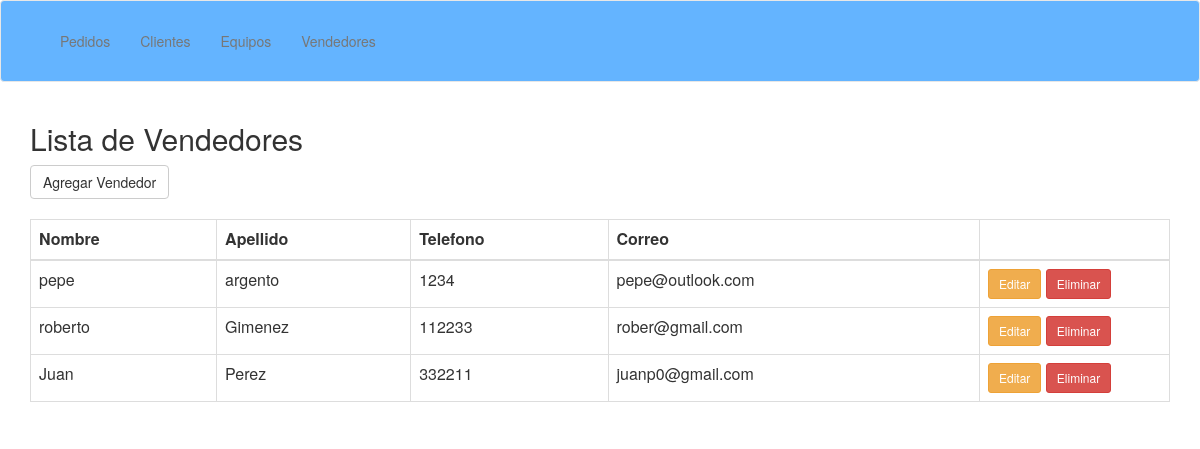
Screenshot of /vendedores.php with the database file from the repository.
### tables this page shows
CREATE TABLE `vendedores` (
  `id_part` int(11) NOT NULL,
  `nombre_part` varchar(100) NOT NULL,
  `ape_part` varchar(100) NOT NULL,
  `telefono_part` varchar(100) NOT NULL,
  `correo_part` varchar(100) NOT NULL
);

### vendedores.php (the view, shortened to what this page needs)
<html>
	<head>
		<link rel="stylesheet" type="text/css" href="bootstrap/css/bootstrap.min.css">
    <link rel="stylesheet" type="text/css" href="css/custom.css">
	</head>
	<?php
  include "php/navbar.php";
  ?>
<body style="background-color:#FFFFFF;">
<div class="container">
<div class="row">
<div class="col-md-12">
		<h2>Lista de Vendedores</h2>
<a data-toggle="modal" href="#myModal" class="btn btn-default">Agregar Vendedor</a>
<br> <br>
<?php
$sql1= "select * from vendedores where id_part!=0";
$query = $con->query($sql1);
?>
<?php if($query->num_rows>0):?>
<table class="table table-bordered table-hover">
<thead>
  <th>Nombre</th>
  <th>Apellido</th>
  <th>Telefono</th>
  <th>Correo</th>
  <th></th>
</thead>
<?php while ($r=$query->fetch_array()):?>
<tr>
  <td><?php echo $r["nombre_part"]; ?></td>
  <td><?php echo $r["ape_part"]; ?></td>
  <td><?php echo $r["telefono_part"]; ?></td>
  <td><?php echo $r["correo_part"]; ?></td>
  <td style="width:190px;">
	  <a href="php/editarven.php?id=<?php echo $r["id_part"];?>" class="btn btn-sm btn-warning">Editar</a>
  	  <a href="#" id="del-<?php echo $r["id_part"];?>" class="btn btn-sm btn-danger">Eliminar</a>
  </td>
</tr>
<?php endwhile;?>
</table>
<?php else:?>
	<p class="alert alert-warning">No hay resultados</p>
<?php endif;?>
</div>
</div>
</div>
	</body>
</html>

### rows the page displays
vendedores: nombre_part "pepe", ape_part "argento", telefono_part "1234", correo_part "pepe@outlook.com"
vendedores: nombre_part "roberto", ape_part "Gimenez", telefono_part "112233", correo_part "rober@gmail.com"
vendedores: nombre_part "Juan", ape_part "Perez", telefono_part "332211", correo_part "juanp0@gmail.com"
